Frame 1 (no input): blank canvas, image omitted
Frame 60 (no input): blank canvas, image omitted
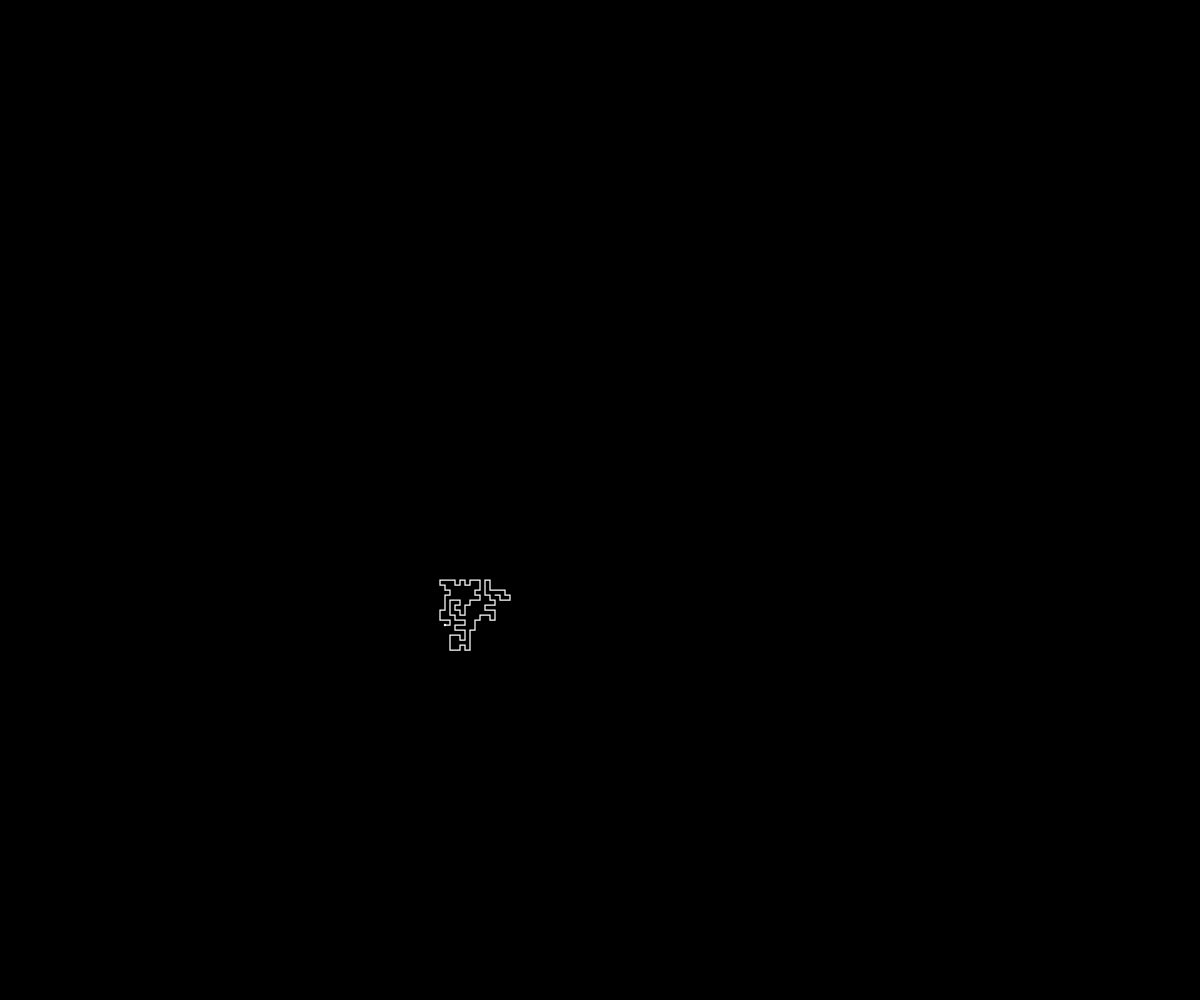
Frame 120 (the mouse pressed at the canvas centre since frame 60)

The p5.js sketch whose frames 1 and 60 were blank and that drew this single picture after the mouse press (run headless with seeded random() and noise() and a simulated clock; from frame 60 on, the mouse is pressed at the canvas centre):

// p5.js sketch
// ── sketch.js
let grid;
const spacing = 5;
let cols, rows;
const path = [];
let spot;

function make2DArray(rows, cols) {
  return new Array(rows).fill().map(() => new Array(cols).fill());
}

function setup() {
  createCanvas(windowWidth, windowHeight);

  rows = floor(height / spacing) - 1;
  cols = floor(width / spacing) - 1;
  grid = make2DArray(rows, cols);
  for (let i = 0; i < rows; i++) {
    for (let j = 0; j < cols; j++) {
      grid[i][j] = new Spot(i, j);
    }
  }

  spot = grid[floor(rows / 2)][floor(cols / 2)];
  path.push(spot);
  spot.visited = true;
}

function isValid(i, j) {
  if (i < 0 || i >= rows || j < 0 || j >= cols) return false;
  return !grid[i][j].visited;
}

function draw() {
  background(0);

  spot = spot.nextSpot();
  if (spot) {
    path.push(spot);
    spot.visited = true;
  } else {
    const stuck = path.pop();
    // stuck.clear();
    spot = path[path.length - 1];
  }

  if (!spot) {
    console.log("Done!");
    noLoop();
    return;
  }

  stroke(255);
  strokeWeight(spacing * 0.25);
  noFill();

  beginShape();
  for (const spot of path) {
    vertex(spot.x, spot.y);
  }
  endShape();

  stroke(255);
  strokeWeight(spacing * 0.5);
  point(spot.x, spot.y);
}

// ── spot.js
class Spot {
  constructor(i, j) {
    this.i = i;
    this.j = j;
    this.x = i * spacing;
    this.y = j * spacing;
    this.visited = false;
  }

  nextSpot() {
    const validOptions = [];
    for (const [di, dj] of [
      [-1, 0],
      [0, 1],
      [1, 0],
      [0, -1],
    ]) {
      const newI = this.i + di;
      const newJ = this.j + dj;
      if (isValid(newI, newJ) && !grid[newI][newJ].visited) {
        validOptions.push([newI, newJ]);
      }
    }

    if (validOptions.length > 0) {
      const [i, j] = random(validOptions);
      return grid[i][j];
    }
  }
}
